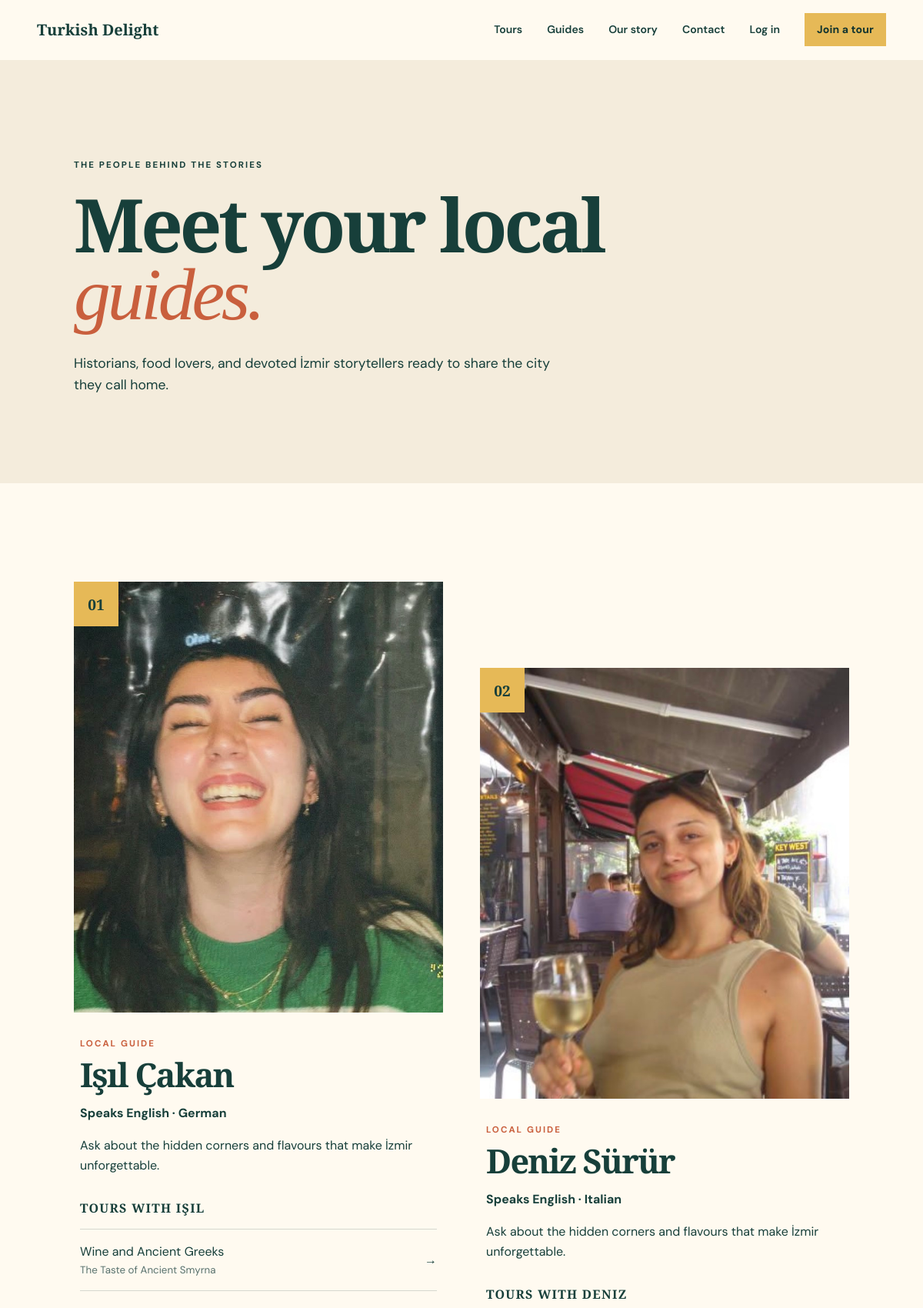
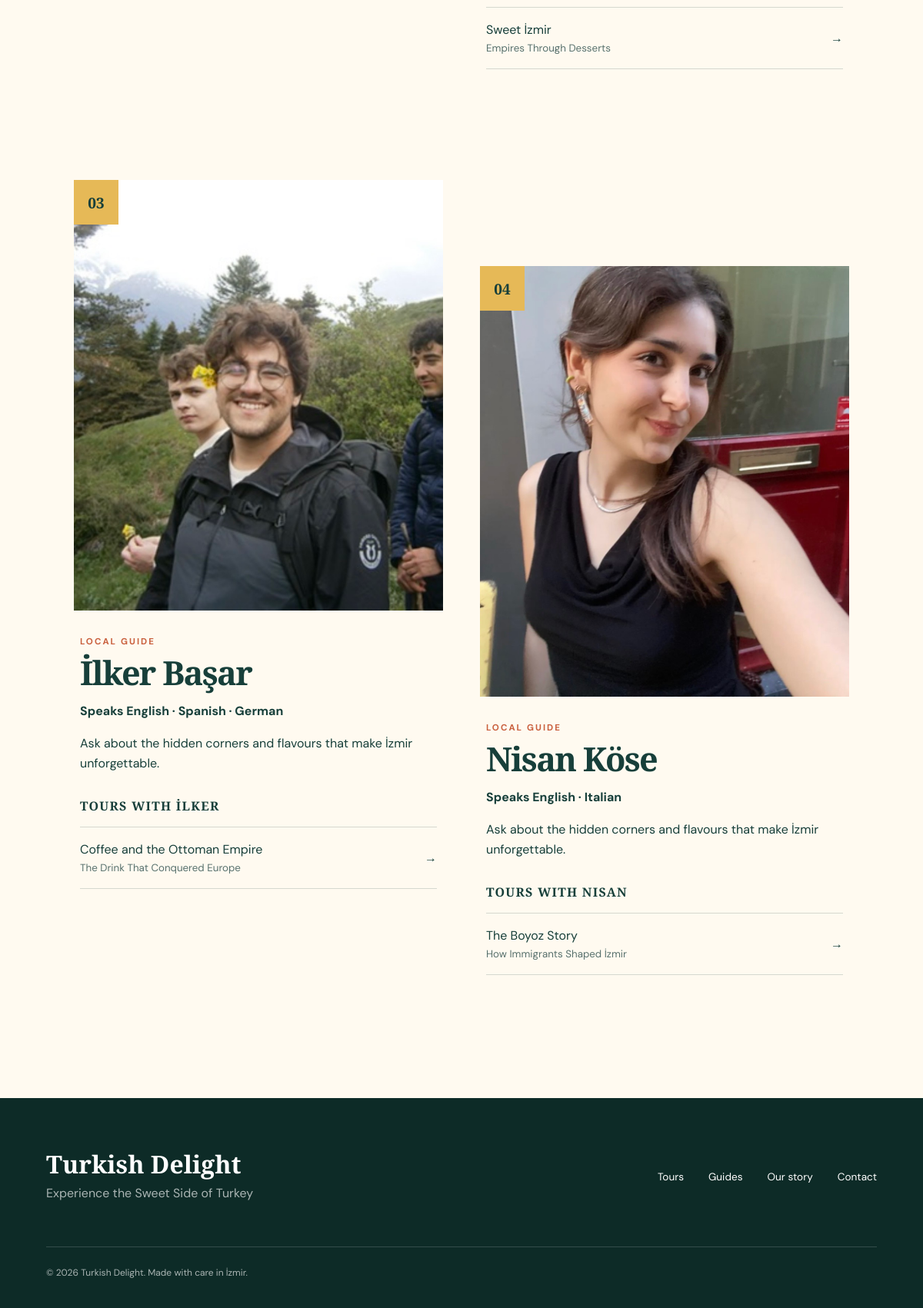
The page /guides on the database its author committed (2 pictures, top to bottom).
### tables this page shows
CREATE TABLE "users" (
          id INTEGER PRIMARY KEY AUTOINCREMENT,
          first_name TEXT NOT NULL, last_name TEXT NOT NULL,
          email TEXT NOT NULL UNIQUE, password_hash TEXT NOT NULL,
          role TEXT NOT NULL CHECK(role IN ('guide','participant','admin')),
          languages TEXT NOT NULL DEFAULT '[]'
        );

CREATE TABLE tours (
  id INTEGER PRIMARY KEY AUTOINCREMENT, guide_id INTEGER NOT NULL REFERENCES users(id),
  title TEXT NOT NULL, subtitle TEXT NOT NULL, description TEXT NOT NULL, story TEXT NOT NULL,
  final_message TEXT NOT NULL, foods TEXT NOT NULL, stops TEXT NOT NULL, story_points TEXT NOT NULL,
  meeting_point TEXT NOT NULL, duration INTEGER NOT NULL CHECK(duration > 0),
  language TEXT NOT NULL, capacity INTEGER NOT NULL CHECK(capacity > 0)
);

### app.py (the view)
@app.route("/guides")
def guides():
    rows = get_db().execute(
        """SELECT * FROM users WHERE role = 'guide'
           ORDER BY CASE email
             WHEN 'isil@turkishdelight.test' THEN 1
             WHEN 'deniz@turkishdelight.test' THEN 2
             WHEN 'ilker@turkishdelight.test' THEN 3
             WHEN 'nisan@turkishdelight.test' THEN 4
             ELSE 5 END, id"""
    ).fetchall()
    guide_list = []
    for row in rows:
        guide = User(row)
        guide_tours = get_db().execute(
            "SELECT id, title, subtitle FROM tours WHERE guide_id = ? ORDER BY id", (guide.id,)
        ).fetchall()
        image = "Logo.png"
        for tour in guide_tours:
            candidate = BASE_DIR / "static" / f"Guide{tour['id']}.jpg"
            if candidate.exists():
                image = candidate.name
                break
        guide_list.append({"user": guide, "tours": guide_tours, "image": image})
    return render_template("guides.html", guides=guide_list)

### app.py (called while the page is built)
def get_db():
    if "db" not in g:
        g.db = sqlite3.connect(DATABASE)
        g.db.row_factory = sqlite3.Row
        g.db.execute("PRAGMA foreign_keys = ON")
    return g.db

@app.before_request
def verify_csrf():
    if request.method == "POST" and request.form.get("csrf_token") != session.get("csrf_token"):
        abort(400, "Invalid or missing form token.")

    @property
    def full_name(self):
        return f"{self.first_name} {self.last_name}"

### templates/guides.html (shortened to what this page needs)
{% extends "base.html" %}
{% block content %}
  <section class="page-hero guides-page-hero">
    <p class="eyebrow">The people behind the stories</p>
    <h1>Meet your local<br><em>guides.</em></h1>
    <p>Historians, food lovers, and devoted İzmir storytellers ready to share the city they call home.</p>
  </section>
  <section class="section guides-grid">
    {% for guide in guides %}
      <article class="guide-profile">
        <div class="guide-profile-image">
          <img
            src="{{ url_for('static', filename=guide.image) }}"
            alt="{{ guide.user.full_name }}, Turkish Delight guide"
          >
          <span>{{ '%02d'|format(loop.index) }}</span>
        </div>
        <div class="guide-profile-copy">
          <p class="eyebrow">Local guide</p>
          <h2>{{ guide.user.full_name }}</h2>
          <p class="guide-languages">Speaks {{ guide.user.languages|join(' · ') }}</p>
          <p>Ask about the hidden corners and flavours that make İzmir unforgettable.</p>
          {% if guide.tours %}
            <h3>Tours with {{ guide.user.first_name }}</h3>
            <ul>
              {% for tour in guide.tours %}
                <li>
                  <a href="{{ url_for('tour_detail', tour_id=tour.id) }}">
                    <span>{{ tour.title }}</span>
                    <small>{{ tour.subtitle }}</small>
                    <b>→</b>
                  </a>
                </li>
              {% endfor %}
            </ul>
          {% else %}
            <p>New walking stories coming soon.</p>
          {% endif %}
        </div>
      </article>
    {% else %}
      <div class="empty-state"><h2>Our next storytellers are on their way.</h2></div>
    {% endfor %}
  </section>
{% endblock %}

### templates/base.html (shortened to what this page needs)
<!doctype html>
<html lang="en">
  <head>
    <link rel="stylesheet" href="{{ url_for('static', filename='style.css') }}">
  </head>
  <body>
    <header class="site-header" data-header>
      <a class="brand" href="{{ url_for('home') }}" aria-label="Turkish Delight home">
        <span>Turkish Delight</span>
      </a>
      <nav id="site-nav" class="site-nav" aria-label="Main navigation" data-nav>
        <a href="{{ url_for('tours') }}">Tours</a>
        <a href="{{ url_for('guides') }}">Guides</a>
        <a href="{{ url_for('about') }}">Our story</a>
        <a href="{{ url_for('contact') }}">Contact</a>
        {% if current_user.is_authenticated %}
          {% if current_user.role == 'admin' %}
            <a href="{{ url_for('admin_dashboard') }}">Administration</a>
          {% else %}
            <a href="{{ url_for('profile') }}">My account</a>
          {% endif %}
          <form action="{{ url_for('logout') }}" method="post" class="nav-form">
            <input type="hidden" name="csrf_token" value="{{ csrf_token() }}">
            <button class="text-button" type="submit">Log out</button>
          </form>
        {% else %}
          <a href="{{ url_for('login') }}">Log in</a>
          <a class="button button-small" href="{{ url_for('register') }}">Join a tour</a>
        {% endif %}
      </nav>
    </header>
    <main id="main">
      {% block content %}{% endblock %}
    </main>
    <footer class="site-footer">
      <div>
        <a class="footer-brand" href="{{ url_for('home') }}">Turkish Delight</a>
        <p>Experience the Sweet Side of Turkey</p>
      </div>
      <div class="footer-links">
        <a href="{{ url_for('tours') }}">Tours</a>
        <a href="{{ url_for('guides') }}">Guides</a>
        <a href="{{ url_for('about') }}">Our story</a>
        <a href="{{ url_for('contact') }}">Contact</a>
      </div>
      <p class="copyright">© 2026 Turkish Delight. Made with care in İzmir.</p>
    </footer>
  </body>
</html>

### static/style.css (style rules this page uses)
:root { --ink:#173f3a;--deep:#12342f;--cream:#f4ecdc;--paper:#fffaf0;--clay:#c95f3d;--gold:#e6b957;--sea:#3e8177;--line:rgba(23,63,58,.18);--serif:"Playfair Display",Georgia,serif;--sans:"DM Sans",Arial,sans-serif }
* { box-sizing:border-box }
html { scroll-behavior:smooth }
body { margin:0;background:var(--paper);color:var(--ink);font-family:var(--sans);font-size:16px;line-height:1.6 }
img { display:block;max-width:100% }
a { color:inherit;text-decoration:none }
.site-header { height:78px;padding:0 4vw;display:flex;align-items:center;justify-content:space-between;background:var(--paper);position:relative;z-index:30;border-bottom:1px solid transparent }
.brand { font-family:var(--serif);font-size:1.25rem;font-weight:600;display:flex;align-items:center;gap:.7rem }
.site-nav { display:flex;align-items:center;gap:2rem;font-size:.88rem;font-weight:600 }
.site-nav a:not(.button),.text-button { position:relative }
.site-nav a:not(.button):after { content:"";position:absolute;left:0;right:100%;bottom:-4px;border-bottom:1px solid;transition:.2s }
.button { display:inline-flex;align-items:center;justify-content:center;gap:.5rem;background:var(--gold);color:var(--deep);border:0;padding:.95rem 1.35rem;font-weight:700;font-size:.88rem;letter-spacing:.01em;transition:transform .2s,background .2s }
.button-small { padding:.65rem 1rem }
.eyebrow { text-transform:uppercase;letter-spacing:.18em;font-size:.72rem;font-weight:700;margin:0 0 1.5rem }
.section { padding:8rem 8vw }
h2 { font:600 clamp(2.8rem,5vw,5.4rem)/.98 var(--serif);letter-spacing:-.04em;margin:0 }
.site-footer { background:#0d2b27;color:white;padding:4rem 5vw 2rem;display:grid;grid-template-columns:1fr auto;gap:3rem }
.footer-brand { font:600 2rem var(--serif) }
.site-footer p { margin:.25rem 0;color:rgba(255,255,255,.65) }
.footer-links { display:flex;gap:2rem;align-items:center;font-size:.85rem }
.copyright { grid-column:1/-1;border-top:1px solid rgba(255,255,255,.16);padding-top:1.5rem!important;font-size:.75rem }
.page-hero { padding:8rem 8vw 6rem;background:var(--cream) }
.page-hero h1,.contact-page h1 { font:600 clamp(3.8rem,8vw,8rem)/.9 var(--serif);letter-spacing:-.045em;margin:0 0 2rem }
.page-hero h1 em,.contact-page h1 em { color:var(--clay);font-weight:500 }
.page-hero>p:last-child { max-width:620px;font-size:1.1rem }
.guides-page-hero { background:var(--cream) }
.guides-grid { display:grid;grid-template-columns:1fr 1fr;gap:7rem 3rem }
.guide-profile:nth-child(even) { margin-top:7rem }
.guide-profile-image { position:relative;height:560px;background:var(--cream);overflow:hidden }
.guide-profile-image img { width:100%;height:100%;object-fit:cover }
.guide-profile-image span { position:absolute;left:0;top:0;width:58px;height:58px;display:grid;place-items:center;background:var(--gold);font:600 1.2rem var(--serif) }
.guide-profile-copy { padding:2rem .5rem }
.guide-profile-copy .eyebrow { margin-bottom:.6rem;color:var(--clay) }
.guide-profile-copy h2 { font-size:2.7rem;margin-bottom:.4rem }
.guide-languages { font-weight:700 }
.guide-profile-copy h3 { font:600 1rem var(--serif);margin-top:2rem;text-transform:uppercase;letter-spacing:.08em }
.guide-profile-copy ul { list-style:none;padding:0;margin:0;border-top:1px solid var(--line) }
.guide-profile-copy li a { display:grid;grid-template-columns:1fr auto;align-items:center;padding:1rem 0;border-bottom:1px solid var(--line) }
.guide-profile-copy li small { display:block;color:#58716d }
.guide-profile-copy li b { grid-column:2;grid-row:1/3 }

### rows shown on the page
users: user.first_name "IŞIL"
tours: title "Wine and Ancient Greeks", subtitle "The Taste of Ancient Smyrna"
users: user.first_name "DENIZ"
tours: title "Sweet İzmir", subtitle "Empires Through Desserts"
users: user.first_name "İLKER"
tours: title "Coffee and the Ottoman Empire", subtitle "The Drink That Conquered Europe"
users: user.first_name "NISAN"
tours: title "The Boyoz Story", subtitle "How Immigrants Shaped İzmir"

### other values the page prints
{{ '%02d'|format(loop.index) }} "01" "02" "03" "04"
{{ guide.user.full_name }} "Işıl Çakan" "Deniz Sürür" "İlker Başar" "Nisan Köse"
{{ guide.user.languages|join(' · ') }} "English · German" "English · Italian" "English · Spanish · German" "English · Italian"
